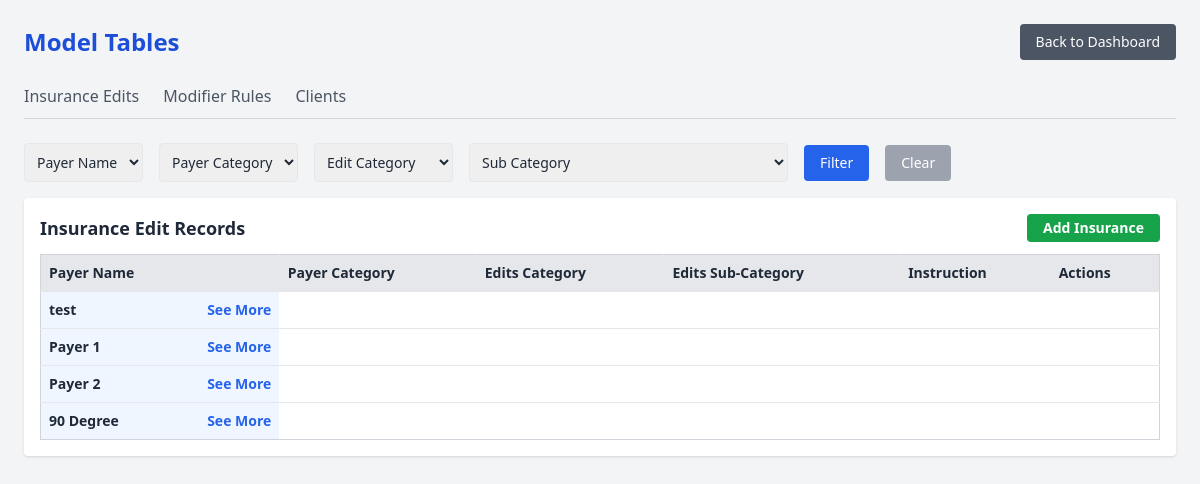
Before: /model-tables/ with the older database file.
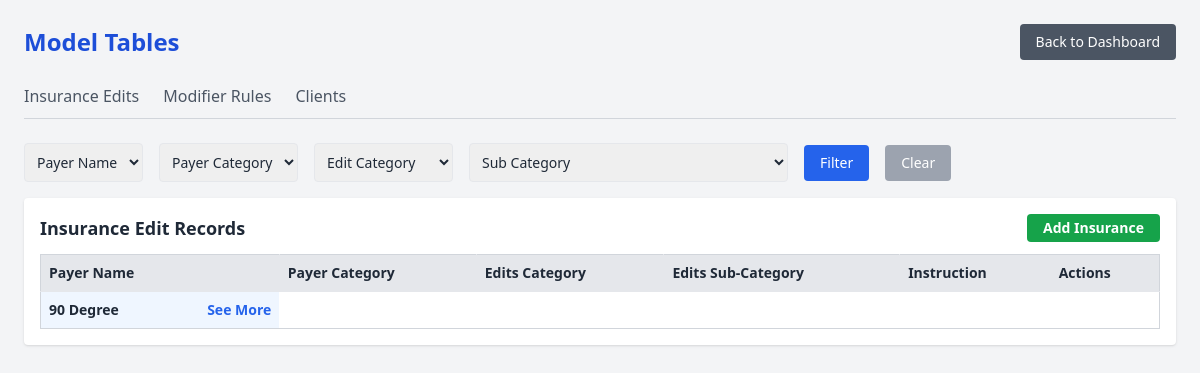
After: the same page with the newer database file.
### insurance_update/models.py (models this page shows, shortened)
class InsuranceEdit(models.Model):
    client = models.ForeignKey('Client', on_delete=models.CASCADE)
    payer_name = models.CharField(max_length=255)
    payer_category = models.CharField(max_length=255)
    edit_type = models.CharField(max_length=50)
    edit_sub_category = models.CharField(max_length=255, blank=True, null=True)
    instruction = models.TextField()
    version = models.CharField(max_length=50)
    created_by = models.ForeignKey(settings.AUTH_USER_MODEL, on_delete=models.SET_NULL, null=True)
    created_at = models.DateTimeField(auto_now_add=True)

### insurance_update/views.py (the view)
# urls.py: path('model-tables/', model_tables_view, name='model_tables'),
def model_tables_view(request):
    insurance_filter = Q()
    client_id = request.GET.get('client', '').strip()
    if client_id:
        insurance_filter &= Q(client__id=client_id)
    payer_name = request.GET.get('payer_name', '').strip()
    if payer_name:
        insurance_filter &= Q(payer_name=payer_name)
    payer_category = request.GET.get('payer_category', '').strip()
    if payer_category:
        insurance_filter &= Q(payer_category=payer_category)
    edit_type = request.GET.get('edit_type', '')
    if edit_type:
        insurance_filter &= Q(edit_type__icontains=edit_type.strip())
    edit_sub_category = request.GET.get('edit_sub_category', '').strip()
    if edit_sub_category:
        insurance_filter &= Q(edit_sub_category=edit_sub_category)
    if insurance_filter:
        insurance_edits = InsuranceEdit.objects.filter(insurance_filter)
    else:
        insurance_edits = InsuranceEdit.objects.all()
    clients = Client.objects.all()
    payer_names = InsuranceEdit.objects.values_list('payer_name', flat=True).distinct()
    payer_categories = InsuranceEdit.objects.values_list('payer_category', flat=True).distinct()
    edit_types = InsuranceEdit.objects.values_list('edit_type', flat=True).distinct()
    edit_sub_categories = InsuranceEdit.objects.values_list('edit_sub_category', flat=True).distinct()
    mod_filter = Q()
    mod_payer_name = request.GET.get('payer_name', '')
    mod_payer_category = request.GET.get('payer_category', '')
    code_type = request.GET.get('code_type', '')
    if mod_payer_name:
        mod_filter &= Q(payer_name=mod_payer_name)
    if mod_payer_category:
        mod_filter &= Q(payer_category=mod_payer_category)
    if code_type:
        mod_filter &= Q(code_type=code_type)
    code_list = request.GET.get('code_list', '')
    sub_category = request.GET.get('sub_category', '')
    if code_list:
        mod_filter &= Q(code_list__icontains=code_list)
    if sub_category:
        mod_filter &= Q(sub_category__icontains=sub_category)
    modifier_rules = ModifierRule.objects.filter(mod_filter)
    mod_payer_names = ModifierRule.objects.values_list('payer_name', flat=True).distinct()
    mod_payer_categories = ModifierRule.objects.values_list('payer_category', flat=True).distinct()
    code_types = ModifierRule.objects.values_list('code_type', flat=True).distinct()
    client_filter = Q()
    name = request.GET.get('client_name', '').strip()
    active = request.GET.get('active', '').strip()
    if name:
        client_filter &= Q(name__icontains=name)
    if active == 'true':
        client_filter &= Q(active=True)
    elif active == 'false':
        client_filter &= Q(active=False)
    clients = Client.objects.filter(client_filter)
    return render(request, 'model_tables.html', {
        'insurance_edits': insurance_edits,
        'clients': clients,
        'payer_names': payer_names,
        'payer_categories': payer_categories,
        'edit_types': edit_types,
        'edit_sub_categories': edit_sub_categories,
        'filters': request.GET,
        'modifier_rules': modifier_rules,
        'mod_payer_names': mod_payer_names,
        'mod_payer_categories': mod_payer_categories,
        'code_types': code_types,
    })

### insurance_update/templates/model_tables.html (shortened to what this page needs)
<!DOCTYPE html>
<html lang="en">
<head>
  <script src="https://cdn.tailwindcss.com"></script>
</head>
<body class="bg-gray-100 p-6 text-gray-800">
  <div class="flex justify-between items-center mb-6">
    <h1 class="text-2xl font-bold text-blue-700">Model Tables</h1>
    <a href="{% url 'dashboard' %}" class="bg-gray-600 text-white px-4 py-2 rounded hover:bg-gray-700 text-sm">
      Back to Dashboard
    </a>
  </div>
  <div class="flex border-b border-gray-300 mb-6 space-x-6">
    <button id="btn-insurance-tab" onclick="switchTab('insurance-tab')" class="tab-button pb-2 border-b-2 border-transparent text-gray-600 hover:text-blue-600 hover:border-blue-600">
  Insurance Edits
</button>
<button id="btn-modifier-tab" onclick="switchTab('modifier-tab')" class="tab-button pb-2 border-b-2 border-transparent text-gray-600 hover:text-blue-600 hover:border-blue-600">
  Modifier Rules
</button>
<button id="btn-client-tab" onclick="switchTab('client-tab')" class="tab-button pb-2 border-b-2 border-transparent text-gray-600 hover:text-blue-600 hover:border-blue-600">
  Clients
</button>
  </div>
  <div id="insurance-tab" class="tab-content">
    <form method="get" class="mb-4">
  <div class="flex flex-wrap gap-4 text-sm items-center">
    <select name="payer_name" class="p-2 border rounded">
      <option value="">Payer Name</option>
    </select>
    <select name="payer_category" class="p-2 border rounded">
      <option value="">Payer Category</option>
    </select>
    <select name="edit_type" class="p-2 border rounded">
      <option value="">Edit Category</option>
    </select>
    <select name="edit_sub_category" class="p-2 border rounded">
      <option value="">Sub Category</option>
    </select>
    <button type="submit" class="px-4 py-2 bg-blue-600 text-white rounded">Filter</button>
    <a href="{% url 'model_tables' %}#insurance-tab" class="px-4 py-2 bg-gray-400 text-white rounded">Clear</a>
  </div>
</form>
    <div class="overflow-x-auto bg-white p-4 rounded shadow">
  <h2 class="text-lg font-semibold mb-3 flex justify-between items-center">
    <span>Insurance Edit Records</span>
    <button onclick="openInsuranceModal()" class="bg-green-600 text-white px-4 py-1 rounded hover:bg-green-700 text-sm">
      Add Insurance
    </button>
  </h2>
  <table class="min-w-full table-fixed text-sm border border-gray-300">
    <thead class="bg-gray-200 text-left">
      <tr>
        <th class="p-2 border-r">Payer Name</th>
        <th class="p-2 border-r">Payer Category</th>
        <th class="p-2 border-r">Edits Category</th>
        <th class="p-2 border-r">Edits Sub-Category</th>
        <th class="p-2 whitespace-wrap">Instruction</th>
        <th class="p-2">Actions</th>
      </tr>
    </thead>
    <tbody>
      {% regroup insurance_edits|slice:":50" by payer_name as payer_groups %}
      {% if payer_groups %}
        {% for group in payer_groups %}
          <tr class="bg-blue-50 border-t">
            <td colspan="6" class="p-2 font-semibold flex justify-between items-center">
              <span>{{ group.grouper }}</span>
              <button
                id="btn-{{ group.grouper|slugify }}"
                type="button"
                onclick="togglePayer('{{ group.grouper|slugify }}')"
                class="text-blue-600 text-sm hover:underline">
                See More
              </button>
            </td>
          </tr>
        {% endfor %}
      {% else %}
        <tr>
          <td colspan="6" class="text-center text-gray-500 p-4">No records available.</td>
        </tr>
      {% endif %}
    </tbody>
  </table>
</div>
  </div>
        {% regroup modifier_rules|slice:":50" by payer_name as payer_groups %}
</body>
</html>

Changed rows visible on the page:
removed InsuranceEdit: grouper "test"
removed InsuranceEdit: grouper "Payer 1"
removed InsuranceEdit: grouper "Payer 2"
Other visible differences:
list line gone: "See More"
